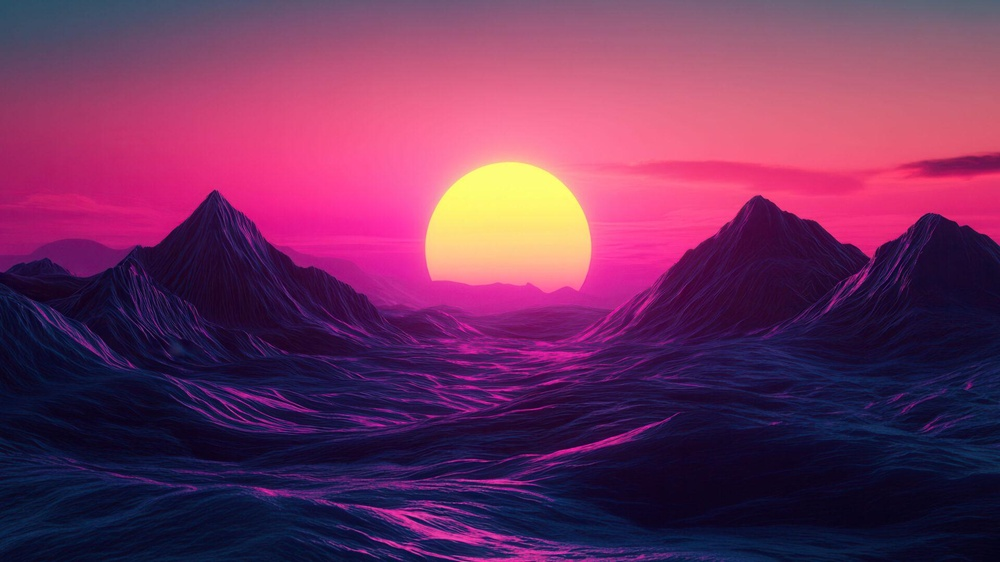
#> input picture test/pink.jpeg, 1000 x 562 px, shrunk from 1920 x 1080 before the run, found by its file name
$ python q6.py
#> lines starting #> are read from the running program, lines starting #| are printed output that depends on the picture
import cv2

# Read the image
img = cv2.imread("pink.jpeg")
#> img is the input picture: shape (562, 1000, 3); mean B, G, R 93.3, 48.9, 111.9

# Get image dimensions
(h, w) = img.shape[:2]
#> h = 562; w = 1000

# Compute the rotation matrix (rotate 90 degrees around center)
center = (w // 2, h // 2)
#> center = (500, 281)
matrix = cv2.getRotationMatrix2D(center, 90, 1.0)  # 90-degree rotation

# Apply rotation
rotated = cv2.warpAffine(img, matrix, (w, h))
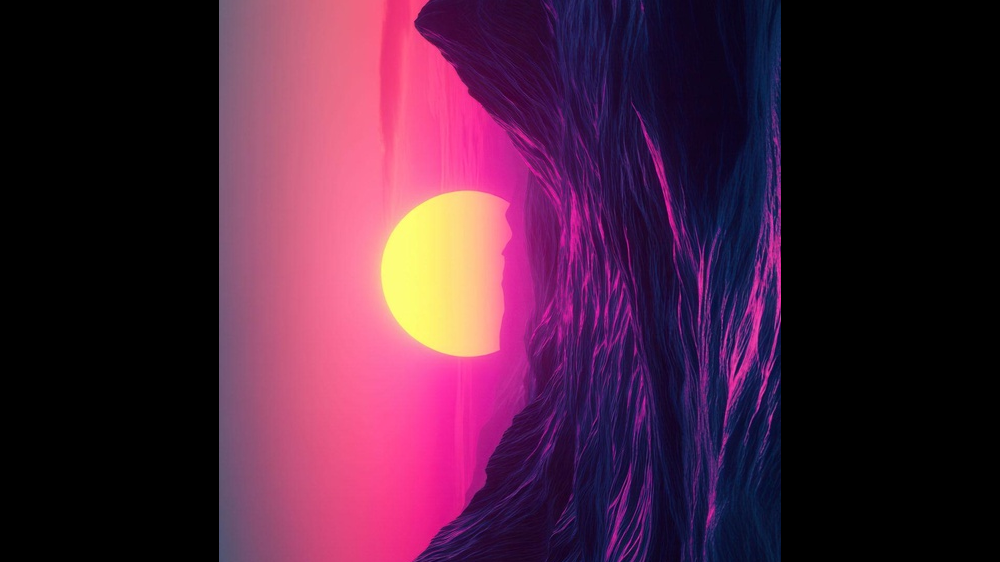
#> rotated: shape (562, 1000, 3); mean B, G, R 58.8, 32.8, 74.3

# Show result
cv2.imshow("Rotated Image", rotated)
cv2.waitKey(0)
cv2.destroyAllWindows()
